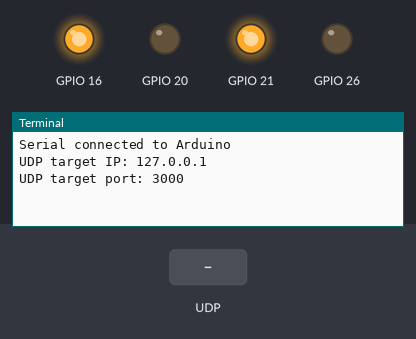
The program below on a simulated Raspberry Pi (BCM pin numbers). Parts: output pins drawn as LEDs (lit = HIGH), the last lines printed to the terminal. The test bench sets the inputs (shaded band). Threads take turns every 2 ms.

Above: at 4.2 s.
4.3 s: UDP packet "{\"ArrowUp\":1}" arrives
At 4.7 s:
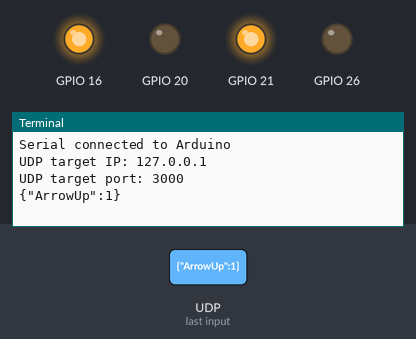
5.8 s: UDP packet "{\"ArrowDown\":1}" arrives
At 7.0 s:
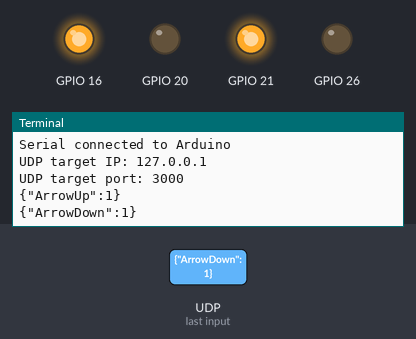
7.3 s: UDP packet "{\"ArrowLeft\":1}" arrives
At 8.2 s:
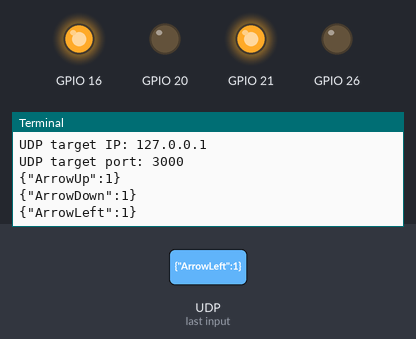

Measured:
- after the input at 4.3 s, the terminal: prints a new line at once (image 1)
- after the input at 5.8 s, the terminal: prints a new line at once (image 2)
- after the input at 7.3 s, the terminal: prints a new line at once (image 3)

The program:

main.py
```python
# this is a modified combination of code from
# https://stackoverflow.com/questions/2957116/make-2-functions-run-at-the-same-time
# https://www.instructables.com/Raspberry-Pi-LED-Blink/
# https://wiki.python.org/moin/UdpCommunication
# https://raspberrypi.stackexchange.com/questions/53778/how-to-detect-state-of-gpio-pin-in-python

from threading import Thread
import sys
import time     # Import the sleep function from the time module
import socket
import RPi.GPIO as GPIO
import serial

# Set up serial connection with arduino -----------------------------------
ser = serial.Serial('/dev/ttyACM0', 115200, timeout=1.0)
time.sleep(3)
ser.reset_input_buffer()
print("Serial connected to Arduino")

# Tx & Rx IP addresses and ports ------------------------------------------
UDP_TX_IP = "127.0.0.1"
UDP_TX_PORT = 3000
UDP_RX_IP = "127.0.0.1"
UDP_RX_PORT = 3001

print("UDP target IP: %s" % UDP_TX_IP)
print("UDP target port: %s" % UDP_TX_PORT)

sockTX = socket.socket(socket.AF_INET, socket.SOCK_DGRAM)
sockRX = socket.socket(socket.AF_INET, socket.SOCK_DGRAM) # UDP
sockRX.bind((UDP_RX_IP, UDP_RX_PORT))

# set up GPIO pins -------------------------------------------------------
GPIO.setmode(GPIO.BCM)
GPIO.setwarnings(False)

GPIO.setup(26,GPIO.OUT)
GPIO.output(26,GPIO.LOW)
GPIO.setup(20,GPIO.OUT)
GPIO.output(20,GPIO.LOW)
GPIO.setup(21,GPIO.OUT)
GPIO.output(21,GPIO.HIGH)
GPIO.setup(16,GPIO.OUT)
GPIO.output(16,GPIO.HIGH)


def newclient(): # read GPIO pins and report it to the server
     if GPIO.input(26):
          sockTX.sendto(bytes('{"GPIO26T":1}', "utf-8"), (UDP_TX_IP, UDP_TX_PORT))
     if GPIO.input(20):
          sockTX.sendto(bytes('{"GPIO20T":1}', "utf-8"), (UDP_TX_IP, UDP_TX_PORT))
     if GPIO.input(21):
          sockTX.sendto(bytes('{"GPIO21T":1}', "utf-8"), (UDP_TX_IP, UDP_TX_PORT))
     if GPIO.input(16):
          sockTX.sendto(bytes('{"GPIO16T":1}', "utf-8"), (UDP_TX_IP, UDP_TX_PORT))

def one(): # not really needed right now, original example
     while True: # Run forever
          MESSAGE = '{"D22":1}'
          #print("transmit message: ", MESSAGE)
          sockTX.sendto(bytes('{"A1":80}', "utf-8"), (UDP_TX_IP, UDP_TX_PORT))
          time.sleep(10)                  # Sleep for 1 second
          #MESSAGE = '{"D22":0}'
          #print("transmit message: ", MESSAGE)
          #sockTX.sendto(bytes(MESSAGE, "utf-8"), (UDP_TX_IP, UDP_TX_PORT))
          sockTX.sendto(bytes('{"A1":20}', "utf-8"), (UDP_TX_IP, UDP_TX_PORT))
          time.sleep(10)                  # Sleep for 1 second

def two(): # Listen for arrow key commands from the server and send to Arduino over serial
     while True:
          time.sleep(0.001)
          data, addr = sockRX.recvfrom(1024) # buffer size is 1024 bytes
          JsonStr = data.decode('utf_8')
          print(JsonStr)
          if (JsonStr.find('{"NewClient":1}') != -1):
               newclient()
          elif (JsonStr.find('{"ArrowUp":1}') != -1):
               ser.write("U\n".encode('utf-8'))
          elif (JsonStr.find('{"ArrowDown":1}') != -1):
               ser.write("D\n".encode('utf-8'))
          elif (JsonStr.find('{"ArrowLeft":1}') != -1):
               ser.write("L\n".encode('utf-8'))
          elif (JsonStr.find('{"ArrowRight":1}') != -1):
               ser.write("R\n".encode('utf-8'))
          elif (JsonStr.find('{"ArrowLifted":0}') != -1):
               ser.write("S\n".encode('utf-8'))
          # added to test:
          elif (JsonStr.find('{"ArrowUp":0}') != -1):
               ser.write("S\n".encode('utf-8'))
          elif (JsonStr.find('{"ArrowDown":0}') != -1):
               ser.write("S\n".encode('utf-8'))
          elif (JsonStr.find('{"ArrowLeft":0}') != -1):
               ser.write("S\n".encode('utf-8'))
          elif (JsonStr.find('{"ArrowRight":0}') != -1):
               ser.write("S\n".encode('utf-8'))

# threading to run the loops in parallel
newclient()
p1 = Thread(target = one)
p2 = Thread(target = two)

p1.start()
p2.start()


#If you leave leave following the code out, Ctrl-C to terminate the program may not work.
try:
    while True:
        time.sleep(10)
except KeyboardInterrupt:
    print("Closed serial comm with arduino")
    ser.close()
```
